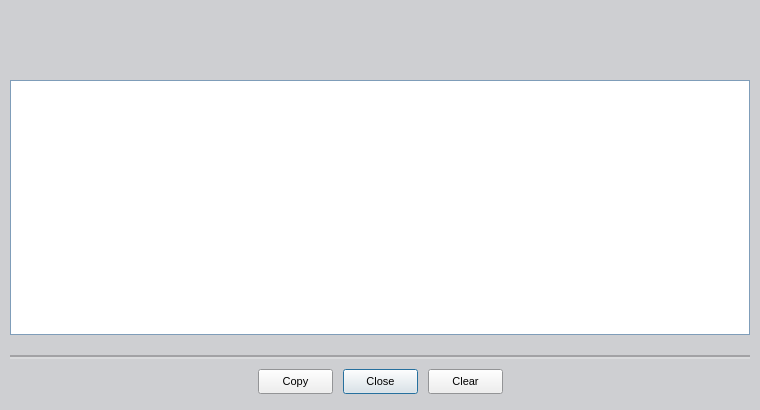
<ui version="4.0" >
 <author>Bret Jordan</author>
 <class>logWindow</class>
 <widget class="QDialog" name="logWindow" >
  <property name="geometry" >
   <rect>
    <x>0</x>
    <y>0</y>
    <width>760</width>
    <height>410</height>
   </rect>
  </property>
  <property name="minimumSize" >
   <size>
    <width>760</width>
    <height>410</height>
   </size>
  </property>
  <property name="maximumSize" >
   <size>
    <width>2048</width>
    <height>2048</height>
   </size>
  </property>
  <property name="windowTitle" >
   <string>Logs - XSupplicant</string>
  </property>
  <property name="windowIcon" >
   <iconset>icons/prod_color.png</iconset>
  </property>
  <layout class="QVBoxLayout" >
   <property name="margin" >
    <number>0</number>
   </property>
   <property name="spacing" >
    <number>0</number>
   </property>
   <item>
    <widget class="QFrame" name="BannerFrame" >
     <property name="minimumSize" >
      <size>
       <width>500</width>
       <height>70</height>
      </size>
     </property>
     <property name="palette" >
      <palette>
       <active>
        <colorrole role="Base" >
         <brush brushstyle="SolidPattern" >
          <color alpha="255" >
           <red>255</red>
           <green>255</green>
           <blue>255</blue>
          </color>
         </brush>
        </colorrole>
        <colorrole role="Window" >
         <brush brushstyle="SolidPattern" >
          <color alpha="255" >
           <red>206</red>
           <green>207</green>
           <blue>210</blue>
          </color>
         </brush>
        </colorrole>
       </active>
       <inactive>
        <colorrole role="Base" >
         <brush brushstyle="SolidPattern" >
          <color alpha="255" >
           <red>255</red>
           <green>255</green>
           <blue>255</blue>
          </color>
         </brush>
        </colorrole>
        <colorrole role="Window" >
         <brush brushstyle="SolidPattern" >
          <color alpha="255" >
           <red>206</red>
           <green>207</green>
           <blue>210</blue>
          </color>
         </brush>
        </colorrole>
       </inactive>
       <disabled>
        <colorrole role="Base" >
         <brush brushstyle="SolidPattern" >
          <color alpha="255" >
           <red>206</red>
           <green>207</green>
           <blue>210</blue>
          </color>
         </brush>
        </colorrole>
        <colorrole role="Window" >
         <brush brushstyle="SolidPattern" >
          <color alpha="255" >
           <red>206</red>
           <green>207</green>
           <blue>210</blue>
          </color>
         </brush>
        </colorrole>
       </disabled>
      </palette>
     </property>
     <property name="autoFillBackground" >
      <bool>true</bool>
     </property>
     <property name="frameShape" >
      <enum>QFrame::NoFrame</enum>
     </property>
     <property name="frameShadow" >
      <enum>QFrame::Plain</enum>
     </property>
     <property name="lineWidth" >
      <number>0</number>
     </property>
     <layout class="QVBoxLayout" >
      <property name="margin" >
       <number>0</number>
      </property>
      <property name="spacing" >
       <number>0</number>
      </property>
      <item>
       <layout class="QHBoxLayout" >
        <property name="margin" >
         <number>0</number>
        </property>
        <property name="spacing" >
         <number>0</number>
        </property>
        <item>
         <spacer>
          <property name="orientation" >
           <enum>Qt::Horizontal</enum>
          </property>
          <property name="sizeHint" >
           <size>
            <width>70</width>
            <height>70</height>
           </size>
          </property>
         </spacer>
        </item>
        <item>
         <widget class="QLabel" name="uiBannerGraphicLeft" >
          <property name="minimumSize" >
           <size>
            <width>310</width>
            <height>70</height>
           </size>
          </property>
          <property name="maximumSize" >
           <size>
            <width>310</width>
            <height>70</height>
           </size>
          </property>
          <property name="lineWidth" >
           <number>0</number>
          </property>
          <property name="text" >
           <string/>
          </property>
          <property name="pixmap" >
           <pixmap>images/banner_left.png</pixmap>
          </property>
          <property name="alignment" >
           <set>Qt::AlignRight|Qt::AlignTrailing|Qt::AlignVCenter</set>
          </property>
         </widget>
        </item>
        <item>
         <widget class="QLabel" name="uiBannerGraphicRight" >
          <property name="minimumSize" >
           <size>
            <width>450</width>
            <height>70</height>
           </size>
          </property>
          <property name="maximumSize" >
           <size>
            <width>450</width>
            <height>70</height>
           </size>
          </property>
          <property name="lineWidth" >
           <number>0</number>
          </property>
          <property name="midLineWidth" >
           <number>0</number>
          </property>
          <property name="text" >
           <string/>
          </property>
          <property name="pixmap" >
           <pixmap>images/banner_right.png</pixmap>
          </property>
         </widget>
        </item>
        <item>
         <spacer>
          <property name="orientation" >
           <enum>Qt::Horizontal</enum>
          </property>
          <property name="sizeHint" >
           <size>
            <width>70</width>
            <height>70</height>
           </size>
          </property>
         </spacer>
        </item>
       </layout>
      </item>
     </layout>
    </widget>
   </item>
   <item>
    <widget class="QFrame" name="LowerFrame" >
     <property name="sizePolicy" >
      <sizepolicy>
       <hsizetype>7</hsizetype>
       <vsizetype>7</vsizetype>
       <horstretch>0</horstretch>
       <verstretch>0</verstretch>
      </sizepolicy>
     </property>
     <property name="minimumSize" >
      <size>
       <width>500</width>
       <height>275</height>
      </size>
     </property>
     <property name="palette" >
      <palette>
       <active>
        <colorrole role="Base" >
         <brush brushstyle="SolidPattern" >
          <color alpha="255" >
           <red>255</red>
           <green>255</green>
           <blue>255</blue>
          </color>
         </brush>
        </colorrole>
        <colorrole role="Window" >
         <brush brushstyle="SolidPattern" >
          <color alpha="255" >
           <red>206</red>
           <green>207</green>
           <blue>210</blue>
          </color>
         </brush>
        </colorrole>
       </active>
       <inactive>
        <colorrole role="Base" >
         <brush brushstyle="SolidPattern" >
          <color alpha="255" >
           <red>255</red>
           <green>255</green>
           <blue>255</blue>
          </color>
         </brush>
        </colorrole>
        <colorrole role="Window" >
         <brush brushstyle="SolidPattern" >
          <color alpha="255" >
           <red>206</red>
           <green>207</green>
           <blue>210</blue>
          </color>
         </brush>
        </colorrole>
       </inactive>
       <disabled>
        <colorrole role="Base" >
         <brush brushstyle="SolidPattern" >
          <color alpha="255" >
           <red>206</red>
           <green>207</green>
           <blue>210</blue>
          </color>
         </brush>
        </colorrole>
        <colorrole role="Window" >
         <brush brushstyle="SolidPattern" >
          <color alpha="255" >
           <red>206</red>
           <green>207</green>
           <blue>210</blue>
          </color>
         </brush>
        </colorrole>
       </disabled>
      </palette>
     </property>
     <property name="autoFillBackground" >
      <bool>true</bool>
     </property>
     <property name="frameShape" >
      <enum>QFrame::NoFrame</enum>
     </property>
     <property name="frameShadow" >
      <enum>QFrame::Plain</enum>
     </property>
     <property name="lineWidth" >
      <number>0</number>
     </property>
     <layout class="QVBoxLayout" >
      <property name="margin" >
       <number>10</number>
      </property>
      <property name="spacing" >
       <number>0</number>
      </property>
      <item>
       <widget class="QTextEdit" name="logEdit" >
        <property name="minimumSize" >
         <size>
          <width>480</width>
          <height>250</height>
         </size>
        </property>
        <property name="palette" >
         <palette>
          <active>
           <colorrole role="WindowText" >
            <brush brushstyle="SolidPattern" >
             <color alpha="255" >
              <red>127</red>
              <green>157</green>
              <blue>185</blue>
             </color>
            </brush>
           </colorrole>
          </active>
          <inactive>
           <colorrole role="WindowText" >
            <brush brushstyle="SolidPattern" >
             <color alpha="255" >
              <red>127</red>
              <green>157</green>
              <blue>185</blue>
             </color>
            </brush>
           </colorrole>
          </inactive>
          <disabled>
           <colorrole role="WindowText" >
            <brush brushstyle="SolidPattern" >
             <color alpha="255" >
              <red>119</red>
              <green>119</green>
              <blue>119</blue>
             </color>
            </brush>
           </colorrole>
          </disabled>
         </palette>
        </property>
        <property name="font" >
         <font>
          <pointsize>8</pointsize>
         </font>
        </property>
        <property name="frameShape" >
         <enum>QFrame::Box</enum>
        </property>
        <property name="frameShadow" >
         <enum>QFrame::Plain</enum>
        </property>
        <property name="undoRedoEnabled" >
         <bool>false</bool>
        </property>
        <property name="lineWrapMode" >
         <enum>QTextEdit::NoWrap</enum>
        </property>
        <property name="textInteractionFlags" >
         <enum>Qt::TextBrowserInteraction</enum>
        </property>
       </widget>
      </item>
     </layout>
    </widget>
   </item>
   <item>
    <widget class="QFrame" name="ButtonFrame" >
     <property name="minimumSize" >
      <size>
       <width>500</width>
       <height>20</height>
      </size>
     </property>
     <property name="palette" >
      <palette>
       <active>
        <colorrole role="Base" >
         <brush brushstyle="SolidPattern" >
          <color alpha="255" >
           <red>255</red>
           <green>255</green>
           <blue>255</blue>
          </color>
         </brush>
        </colorrole>
        <colorrole role="Window" >
         <brush brushstyle="SolidPattern" >
          <color alpha="255" >
           <red>206</red>
           <green>207</green>
           <blue>210</blue>
          </color>
         </brush>
        </colorrole>
       </active>
       <inactive>
        <colorrole role="Base" >
         <brush brushstyle="SolidPattern" >
          <color alpha="255" >
           <red>255</red>
           <green>255</green>
           <blue>255</blue>
          </color>
         </brush>
        </colorrole>
        <colorrole role="Window" >
         <brush brushstyle="SolidPattern" >
          <color alpha="255" >
           <red>206</red>
           <green>207</green>
           <blue>210</blue>
          </color>
         </brush>
        </colorrole>
       </inactive>
       <disabled>
        <colorrole role="Base" >
         <brush brushstyle="SolidPattern" >
          <color alpha="255" >
           <red>206</red>
           <green>207</green>
           <blue>210</blue>
          </color>
         </brush>
        </colorrole>
        <colorrole role="Window" >
         <brush brushstyle="SolidPattern" >
          <color alpha="255" >
           <red>206</red>
           <green>207</green>
           <blue>210</blue>
          </color>
         </brush>
        </colorrole>
       </disabled>
      </palette>
     </property>
     <property name="autoFillBackground" >
      <bool>true</bool>
     </property>
     <property name="frameShape" >
      <enum>QFrame::NoFrame</enum>
     </property>
     <property name="frameShadow" >
      <enum>QFrame::Plain</enum>
     </property>
     <layout class="QVBoxLayout" >
      <property name="margin" >
       <number>10</number>
      </property>
      <property name="spacing" >
       <number>0</number>
      </property>
      <item>
       <widget class="QFrame" name="hLineDark" >
        <property name="sizePolicy" >
         <sizepolicy>
          <hsizetype>5</hsizetype>
          <vsizetype>0</vsizetype>
          <horstretch>0</horstretch>
          <verstretch>0</verstretch>
         </sizepolicy>
        </property>
        <property name="minimumSize" >
         <size>
          <width>480</width>
          <height>2</height>
         </size>
        </property>
        <property name="palette" >
         <palette>
          <active>
           <colorrole role="WindowText" >
            <brush brushstyle="SolidPattern" >
             <color alpha="255" >
              <red>162</red>
              <green>162</green>
              <blue>165</blue>
             </color>
            </brush>
           </colorrole>
          </active>
          <inactive>
           <colorrole role="WindowText" >
            <brush brushstyle="SolidPattern" >
             <color alpha="255" >
              <red>162</red>
              <green>162</green>
              <blue>165</blue>
             </color>
            </brush>
           </colorrole>
          </inactive>
          <disabled>
           <colorrole role="WindowText" >
            <brush brushstyle="SolidPattern" >
             <color alpha="255" >
              <red>119</red>
              <green>119</green>
              <blue>119</blue>
             </color>
            </brush>
           </colorrole>
          </disabled>
         </palette>
        </property>
        <property name="frameShape" >
         <enum>QFrame::Box</enum>
        </property>
        <property name="frameShadow" >
         <enum>QFrame::Plain</enum>
        </property>
       </widget>
      </item>
      <item>
       <widget class="QFrame" name="hLineLight" >
        <property name="sizePolicy" >
         <sizepolicy>
          <hsizetype>5</hsizetype>
          <vsizetype>0</vsizetype>
          <horstretch>0</horstretch>
          <verstretch>0</verstretch>
         </sizepolicy>
        </property>
        <property name="minimumSize" >
         <size>
          <width>480</width>
          <height>2</height>
         </size>
        </property>
        <property name="palette" >
         <palette>
          <active>
           <colorrole role="WindowText" >
            <brush brushstyle="SolidPattern" >
             <color alpha="255" >
              <red>218</red>
              <green>219</green>
              <blue>221</blue>
             </color>
            </brush>
           </colorrole>
          </active>
          <inactive>
           <colorrole role="WindowText" >
            <brush brushstyle="SolidPattern" >
             <color alpha="255" >
              <red>218</red>
              <green>219</green>
              <blue>221</blue>
             </color>
            </brush>
           </colorrole>
          </inactive>
          <disabled>
           <colorrole role="WindowText" >
            <brush brushstyle="SolidPattern" >
             <color alpha="255" >
              <red>119</red>
              <green>119</green>
              <blue>119</blue>
             </color>
            </brush>
           </colorrole>
          </disabled>
         </palette>
        </property>
        <property name="frameShape" >
         <enum>QFrame::Box</enum>
        </property>
        <property name="frameShadow" >
         <enum>QFrame::Plain</enum>
        </property>
       </widget>
      </item>
      <item>
       <layout class="QHBoxLayout" >
        <property name="margin" >
         <number>10</number>
        </property>
        <property name="spacing" >
         <number>10</number>
        </property>
        <item>
         <spacer>
          <property name="orientation" >
           <enum>Qt::Horizontal</enum>
          </property>
          <property name="sizeHint" >
           <size>
            <width>40</width>
            <height>20</height>
           </size>
          </property>
         </spacer>
        </item>
        <item>
         <widget class="QPushButton" name="copyBtn" >
          <property name="sizePolicy" >
           <sizepolicy>
            <hsizetype>0</hsizetype>
            <vsizetype>0</vsizetype>
            <horstretch>0</horstretch>
            <verstretch>0</verstretch>
           </sizepolicy>
          </property>
          <property name="minimumSize" >
           <size>
            <width>75</width>
            <height>25</height>
           </size>
          </property>
          <property name="maximumSize" >
           <size>
            <width>75</width>
            <height>25</height>
           </size>
          </property>
          <property name="font" >
           <font>
            <pointsize>8</pointsize>
           </font>
          </property>
          <property name="text" >
           <string>Copy</string>
          </property>
          <property name="shortcut" >
           <string/>
          </property>
          <property name="autoDefault" >
           <bool>false</bool>
          </property>
         </widget>
        </item>
        <item>
         <widget class="QPushButton" name="clsBtn" >
          <property name="sizePolicy" >
           <sizepolicy>
            <hsizetype>0</hsizetype>
            <vsizetype>0</vsizetype>
            <horstretch>0</horstretch>
            <verstretch>0</verstretch>
           </sizepolicy>
          </property>
          <property name="minimumSize" >
           <size>
            <width>75</width>
            <height>25</height>
           </size>
          </property>
          <property name="maximumSize" >
           <size>
            <width>75</width>
            <height>25</height>
           </size>
          </property>
          <property name="font" >
           <font>
            <pointsize>8</pointsize>
           </font>
          </property>
          <property name="text" >
           <string>Close</string>
          </property>
          <property name="shortcut" >
           <string>Ctrl+X</string>
          </property>
          <property name="default" >
           <bool>true</bool>
          </property>
         </widget>
        </item>
        <item>
         <widget class="QPushButton" name="clearBtn" >
          <property name="sizePolicy" >
           <sizepolicy>
            <hsizetype>0</hsizetype>
            <vsizetype>0</vsizetype>
            <horstretch>0</horstretch>
            <verstretch>0</verstretch>
           </sizepolicy>
          </property>
          <property name="minimumSize" >
           <size>
            <width>75</width>
            <height>25</height>
           </size>
          </property>
          <property name="maximumSize" >
           <size>
            <width>75</width>
            <height>25</height>
           </size>
          </property>
          <property name="font" >
           <font>
            <pointsize>8</pointsize>
           </font>
          </property>
          <property name="text" >
           <string>Clear</string>
          </property>
          <property name="autoDefault" >
           <bool>false</bool>
          </property>
         </widget>
        </item>
        <item>
         <spacer>
          <property name="orientation" >
           <enum>Qt::Horizontal</enum>
          </property>
          <property name="sizeHint" >
           <size>
            <width>40</width>
            <height>20</height>
           </size>
          </property>
         </spacer>
        </item>
       </layout>
      </item>
     </layout>
    </widget>
   </item>
  </layout>
 </widget>
 <tabstops>
  <tabstop>logEdit</tabstop>
  <tabstop>copyBtn</tabstop>
  <tabstop>clsBtn</tabstop>
  <tabstop>clearBtn</tabstop>
 </tabstops>
 <resources/>
 <connections/>
</ui>
